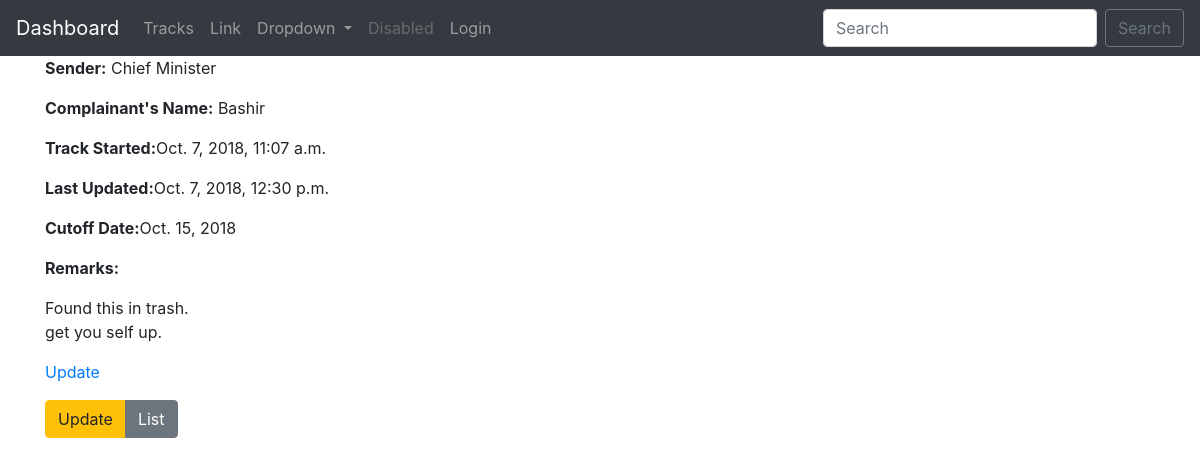
Screenshot of /tracks/2/ with the database file from the repository.
### tracks/models.py (models this page shows, shortened)
class Track(models.Model):
    sender = models.ForeignKey(Sender, on_delete=models.SET_NULL, null=True)
    r_from = models.CharField(max_length=100, verbose_name='Received From')
    c_name = models.CharField(max_length=100, verbose_name='Complainant Name')
    c_address = models.CharField(max_length=250, verbose_name='Complainant Address')
    gist = models.TextField(null=True)
    assignee = models.ForeignKey(settings.AUTH_USER_MODEL, on_delete=models.SET_NULL, null=True)
    cutoff_date = models.DateField()
    remarks = models.TextField(null=True, blank=True)
    created = models.DateTimeField(auto_now_add=True)
    updated = models.DateTimeField(auto_now=True)

class Sender(models.Model):
    name = models.CharField(max_length=100)
    short_name = models.CharField(max_length=60, null=True)
    phone = models.CharField(max_length=100, null=True, blank=True)
    fax = models.CharField(max_length=100, null=True, blank=True)
    cell = models.CharField(max_length=100, null=True, blank=True)
    address = models.CharField(max_length=250, null=True, blank=True)

### tracks/views.py (the view)
# urls.py: path('<int:pk>/', TrackDetail.as_view(), name='detail'),
class TrackDetail(DetailView):
    model = Track

### accounts/templatetags/nav_active.py (called while the page is built)
@register.simple_tag
def nav_active(request, url):
    url_name = resolve(request.path).url_name
    if url_name == url:
        return "active"
    return ""

### tracks/templates/tracks/track_detail.html
{% extends 'base.html' %}
{% block content %}
    <p><strong> Sender:</strong> {{ object.sender.name }}</p>
    <P><strong> Complainant's Name:</strong> {{ object.c_name|title }}</P>
    <P><strong> Track Started:</strong>{{ object.created }}</P>
    <P><strong> Last Updated:</strong>{{ object.updated }}</P>
    <p><strong> Cutoff Date:</strong>{{ object.cutoff_date|date }}</p>
    <p><strong> Remarks:</strong>{{ object.remarks|linebreaks }}</p>
    <p><a href="{% url 'tracks:update' object.pk %}">Update</a></p>
    <div class="btn-group" role="group" aria-label="Basic example">
        <a class="btn btn-warning" href="{% url 'tracks:update' object.pk %}">Update</a>
        <a class="btn btn-secondary" href="{% url 'tracks:list' %}">List</a>
    </div>
{% endblock %}

### rows the page displays
Track: sender.name "Chief Minister", c_name "Bashir", created "Oct. 7, 2018, 11:07 a.m.", updated "Oct. 7, 2018, 12:30 p.m.", cutoff_date "Oct. 15, 2018", remarks "Found this in trash. get you self up."
